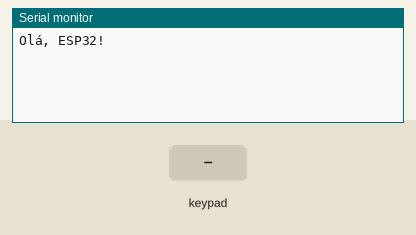
This sketch was run on a simulated ESP32. On the bench: the last lines printed to the serial monitor. Inputs (shaded band) come from the test bench.

Above: at 1.2 s.
1.3 s: key '1' pressed
At 2.3 s:
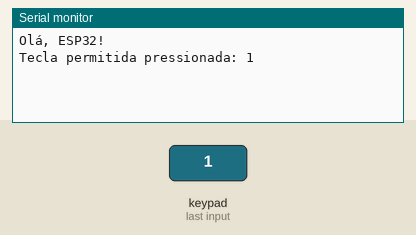
2.8 s: keypad keys 1 5 5 pressed 0.4 s apart
At 3.9 s:
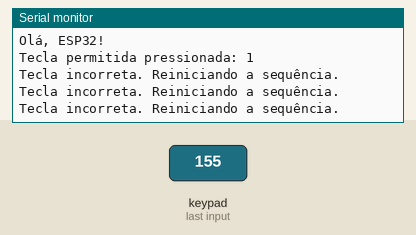
5.5 s: keypad keys 1 5 5 # pressed 0.4 s apart
At 6.56 s:
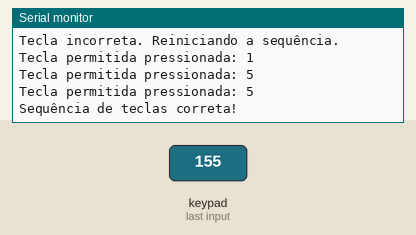

The sketch:

keypad.ino
```cpp
#include <Keypad.h>

#define ROW_NUM     4 // quatro linhas
#define COLUMN_NUM  4 // quatro colunas

char pass[] = {'1', '5', '5'};
char keys[ROW_NUM][COLUMN_NUM] = {
  {'1', '2', '3', 'A'},
  {'4', '5', '6', 'B'},
  {'7', '8', '9', 'C'},
  {'*', '0', '#', 'D'}
};

byte pin_rows[ROW_NUM]      = {26, 25, 33, 32}; // Conecte GPIO19, GPIO18, GPIO5, GPIO17 às linhas
byte pin_column[COLUMN_NUM] = {13, 12, 14, 27};   // Conecte GPIO16, GPIO4, GPIO0, GPIO2 às colunas

Keypad keypad = Keypad( makeKeymap(keys), pin_rows, pin_column, ROW_NUM, COLUMN_NUM );

int keyPress = 0;

void setup() {
  // Inicialização do código aqui, para ser executado uma vez:
  Serial.begin(115200);
  Serial.println("Olá, ESP32!");
}

void loop() {
  char key = keypad.getKey();
  if (key) {
    if (key == pass[keyPress]) {
      Serial.print("Tecla permitida pressionada: ");
      Serial.println(key);

      keyPress++; // Avança para a próxima sequência

      // Verifica se a sequência foi concluída
      if (keyPress >= sizeof(pass)) {
        Serial.println("Sequência de teclas correta!");
        keyPress = 0; // Reinicia a sequência
      }
    } else {
      // Tecla pressionada está errada, redefina a sequência
      keyPress = 0;
      Serial.println("Tecla incorreta. Reiniciando a sequência.");
    }
  }
}
```

Measured:
- after the input at 1.3 s, the serial monitor: prints a new line at once (image 1)
- after the input at 2.8 s, the serial monitor: prints a new line at once (image 2)
- after the input at 5.5 s, the serial monitor: prints a new line at once (image 3)
